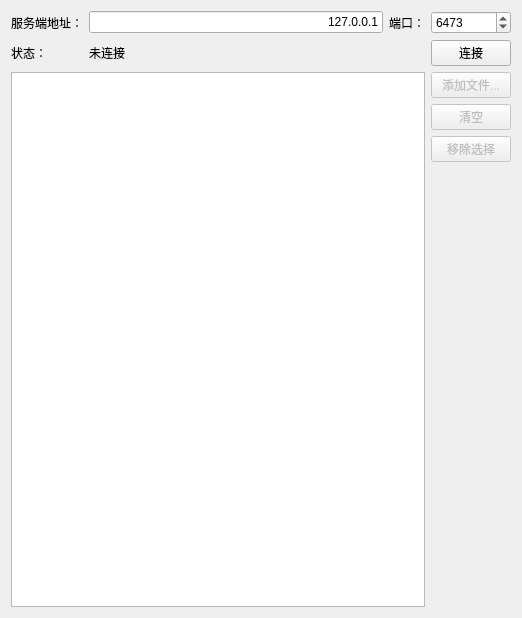
<?xml version="1.0" encoding="UTF-8"?>
<ui version="4.0">
 <class>Widget</class>
 <widget class="QWidget" name="Widget">
  <property name="geometry">
   <rect>
    <x>0</x>
    <y>0</y>
    <width>522</width>
    <height>618</height>
   </rect>
  </property>
  <property name="windowTitle">
   <string>客户端</string>
  </property>
  <layout class="QVBoxLayout" name="verticalLayout">
   <item>
    <layout class="QGridLayout" name="gridLayout">
     <item row="0" column="0">
      <widget class="QLabel" name="label">
       <property name="text">
        <string>服务端地址：</string>
       </property>
      </widget>
     </item>
     <item row="1" column="0">
      <widget class="QLabel" name="label_3">
       <property name="text">
        <string>状态：</string>
       </property>
      </widget>
     </item>
     <item row="1" column="1">
      <widget class="QLabel" name="statusLable">
       <property name="text">
        <string>未连接</string>
       </property>
      </widget>
     </item>
     <item row="0" column="1">
      <widget class="QLineEdit" name="serverIPText">
       <property name="text">
        <string>127.0.0.1</string>
       </property>
       <property name="alignment">
        <set>Qt::AlignRight|Qt::AlignTrailing|Qt::AlignVCenter</set>
       </property>
      </widget>
     </item>
     <item row="0" column="5">
      <widget class="QSpinBox" name="serverPortNum">
       <property name="minimum">
        <number>1</number>
       </property>
       <property name="maximum">
        <number>65535</number>
       </property>
       <property name="value">
        <number>6473</number>
       </property>
      </widget>
     </item>
     <item row="0" column="4">
      <widget class="QLabel" name="label_2">
       <property name="text">
        <string>端口：</string>
       </property>
      </widget>
     </item>
     <item row="1" column="5">
      <widget class="QPushButton" name="connectBtn">
       <property name="text">
        <string>连接</string>
       </property>
      </widget>
     </item>
    </layout>
   </item>
   <item>
    <layout class="QGridLayout" name="gridLayout_2">
     <item row="3" column="1">
      <spacer name="verticalSpacer">
       <property name="orientation">
        <enum>Qt::Vertical</enum>
       </property>
       <property name="sizeHint" stdset="0">
        <size>
         <width>20</width>
         <height>40</height>
        </size>
       </property>
      </spacer>
     </item>
     <item row="1" column="1">
      <widget class="QPushButton" name="clearBtn">
       <property name="enabled">
        <bool>false</bool>
       </property>
       <property name="text">
        <string>清空</string>
       </property>
      </widget>
     </item>
     <item row="0" column="1">
      <widget class="QPushButton" name="addFilesBtn">
       <property name="enabled">
        <bool>false</bool>
       </property>
       <property name="text">
        <string>添加文件...</string>
       </property>
      </widget>
     </item>
     <item row="2" column="1">
      <widget class="QPushButton" name="removeBtn">
       <property name="enabled">
        <bool>false</bool>
       </property>
       <property name="text">
        <string>移除选择</string>
       </property>
      </widget>
     </item>
     <item row="0" column="0" rowspan="4">
      <widget class="QTableView" name="taskTableView">
       <property name="autoFillBackground">
        <bool>true</bool>
       </property>
       <property name="selectionMode">
        <enum>QAbstractItemView::SingleSelection</enum>
       </property>
       <property name="selectionBehavior">
        <enum>QAbstractItemView::SelectRows</enum>
       </property>
       <property name="showGrid">
        <bool>false</bool>
       </property>
       <property name="gridStyle">
        <enum>Qt::NoPen</enum>
       </property>
       <property name="wordWrap">
        <bool>false</bool>
       </property>
      </widget>
     </item>
    </layout>
   </item>
  </layout>
 </widget>
 <layoutdefault spacing="6" margin="11"/>
 <resources/>
 <connections/>
</ui>
